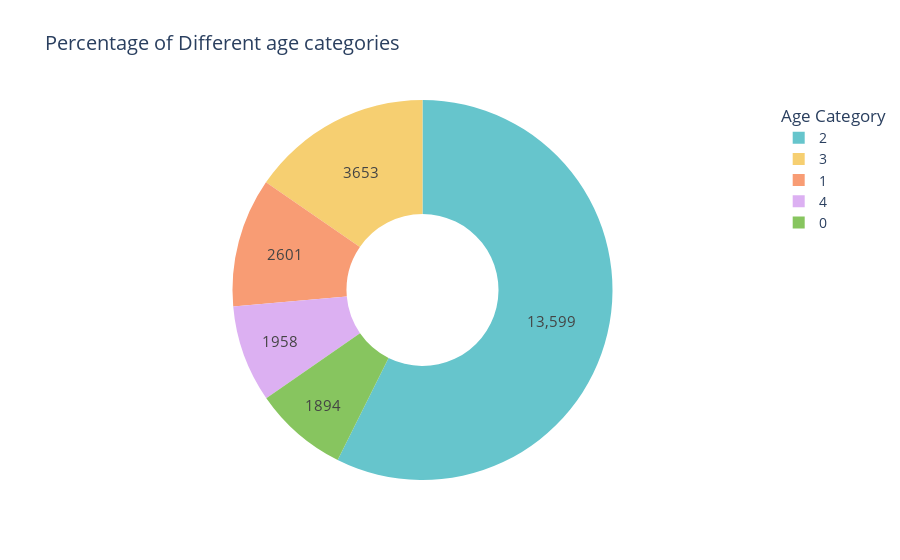

Source (notebook cell):
### Code cell
import plotly.graph_objects as go
import plotly.express as px
import pandas as pd

data2["age_category"] = pd.cut(data2["age"], bins=[0, 3, 18, 45, 64, 116], labels=[0, 1, 2, 3, 4])
age_counts = data2["age_category"].value_counts()

# Creating  a pie chart using Plotly
fig = go.Figure(data=go.Pie(
    labels=age_counts.index,
    values=age_counts.values,
    hole=0.4,
    hoverinfo='label+percent',
    textinfo='value',
    textfont=dict(size=15),
    marker=dict(colors=px.colors.qualitative.Pastel)
))

fig.update_layout(
    title="Percentage of Different age categories",
    showlegend=True,
    legend=dict(title="Age Category"),
    font=dict(size=14),
)

fig.show()

### Figure 1 — Plotly figure (JSON) as saved in the notebook; plotly's stock layout.template omitted (floating-point values rounded to 4 significant figures)
{"data": [{"hole": 0.4, "hoverinfo": "label+percent", "labels": [2, 3, 1, 4, 0], "marker": {"colors": ["rgb(102, 197, 204)", "rgb(246, 207, 113)", "rgb(248, 156, 116)", "rgb(220, 176, 242)", "rgb(135, 197, 95)", "rgb(158, 185, 243)", "rgb(254, 136, 177)", "rgb(201, 219, 116)", "rgb(139, 224, 164)", "rgb(180, 151, 231)", "rgb(179, 179, 179)"]}, "textfont": {"size": 15}, "textinfo": "value", "type": "pie", "values": [13599, 3653, 2601, 1958, 1894]}], "layout": {"font": {"size": 14}, "legend": {"title": {"text": "Age Category"}}, "showlegend": true, "title": {"text": "Percentage of Different age categories"}}}
